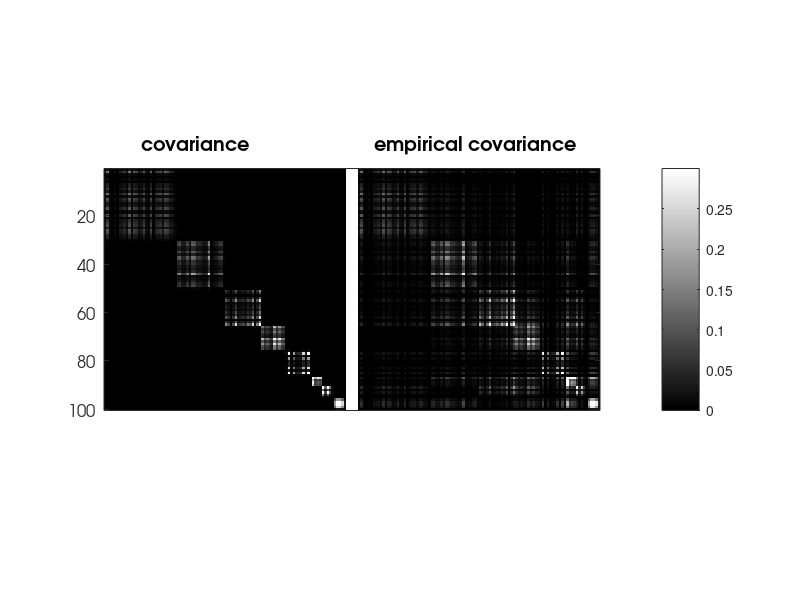
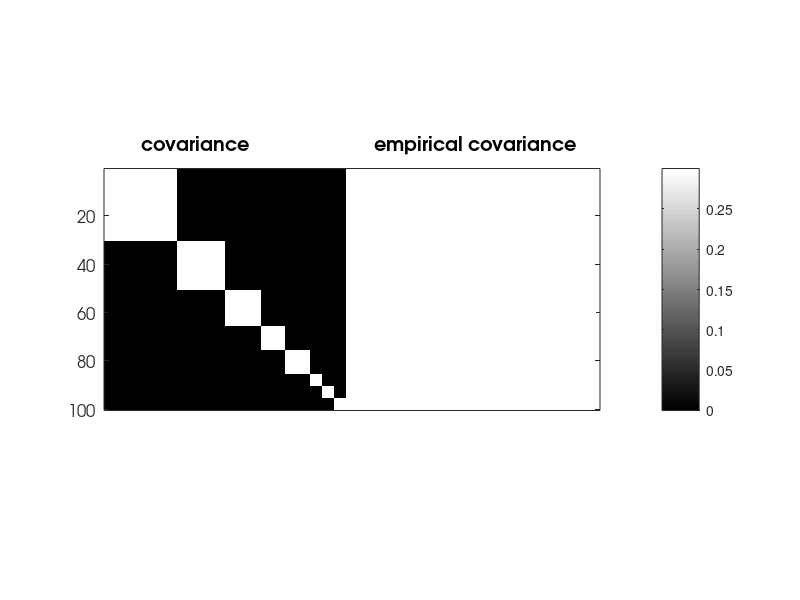

Here is the MATLAB script that generated these plots, in order: (Note: this script raises an error after producing the figures.)
%
%        SYNTHETIC EXPERIMENT FOR REGULARIZED k-SPCA
%
% Regularized problem for simultaneaously sparse and low rank matrices
%
%       min_X |A-X|^2+lambda*|X|_1+mu*|X|_tr
%
%
%
% 
%%%%%%%%%%%%
% Marina Vinyes and Guillaume Obozinski, 2016
% %%%%%%%%%%%%

%% add paths
clc; clear all;
addpath('../main');
addpath('../active-set');
addpath('../atom-selection');
addpath('../utils');
addpath('../other');

%% Experimental Setting
% n: nb samples 
% p: dimension
% k: block size kxk
% lambda: regularization parameter
% sigma: noise
n=20;
p=100;
sigma=0;
lambda=1;
mu=1;

%% block diagonal covariance with 5 blocks of different sizes
block_sz=[30 20 15 10 10 5 5 5];
nblocs=length(block_sz);
a=cell(1,nblocs);
C=zeros(p);
deb=1;
for i=1:nblocs %nombre de blocs
    fin=deb+block_sz(i)-1;
    a{i}=sparse(p,1);
    a{i}(deb:fin,1)=randn(block_sz(i),1);
    a{i}=a{i}/norm(a{i});
    C=C+a{i}*a{i}';
    deb=deb+block_sz(i);
end

%% output
out_as.cpu=[];
out_as.na=[];
out_as.qp=[];
out_as.hessian=[];
out_as.time=[];
out_bcd.cpu=[];
out_cndg.cpu=[];

%% data
moy = zeros(1,p); % vector of means
Y = mvnrnd(moy, C+sigma^2*eye(p), n)';
S=cov(Y');

%%
%% fcgan
param.method='asqp';
param.lambda=lambda;
param.mu=mu;
param.max_nb_atoms=500; % Right now the code assumes that both are the same
param.max_nb_iter=500;
max_iter_fw=500;
param.epsStop=1e-5;
param.debug=false;
param.lmo=@lmo_chain_lgl;
param.ws=1;

%%
figure(1);
imagesc([abs(C(1:100,1:100)) ones(100,5) abs(S(1:100,1:100))]); colormap gray;
hTitle=title('   covariance                         empirical covariance');
% set(gca,'XTick',0:20:135,'YTick',0:10:40);
h1=xlabel('');
h2=ylabel('');
set(h1,'Visible','off');
set(gca,'FontName','AvantGarde','FontWeight','normal','FontSize',12);
set(hTitle,'FontName','AvantGarde','FontSize',14,'FontWeight','bold');
set(h2,'FontName','AvantGarde','FontSize',14,'FontWeight','normal');
set(gca,'xtick',[])
caxis([0, 0.3]);
colorbar;
pbaspect([(2*100+5)/100 1 1]);

figure(2);
imagesc([(C(1:100,1:100)~=0) ones(100,5) (S(1:100,1:100)~=0)]); colormap gray;
hTitle=title('   covariance                         empirical covariance');
% set(gca,'XTick',0:20:135,'YTick',0:10:40);
h1=xlabel('');
h2=ylabel('');
set(h1,'Visible','off');
set(gca,'FontName','AvantGarde','FontWeight','normal','FontSize',12);
set(hTitle,'FontName','AvantGarde','FontSize',14,'FontWeight','bold');
set(h2,'FontName','AvantGarde','FontSize',14,'FontWeight','normal');
set(gca,'xtick',[])
caxis([0, 0.3]);
colorbar;
pbaspect([(2*100+5)/100 1 1]);

%% algorithm
[x, as, hist, iter] = cgan_tr_l1(S,param);



% %% param
% 
% param.f=4;
% param.diag=0;
% param.PSD=true;
% param.max_nb_main_loop=20;
% param.powerIter=100;
% param.stPtPowerIter=1000;
% param.niterPS=10000;%5000
% param.epsStop=1e-8;
% param.PSdualityEpsilon=1e-3;
% param.k=0;
% param.PSmu=0; %strong convexity
% param.verbose=1;
% param.debug=0;
% param.sloppy=0;
% param.max_nb_atoms=param.max_nb_main_loop*param.niterPS;
% param.cardfun=inf*ones(1,p);
% param.cardfun(10)=1;
% %%
% 
% param.lambda=lambda;
% %% as quadprog
% param.opt='asqp';
% [Z_as, ActiveSet_as, hist_as, param_as, flaga_as, it_as] = cgan_spca(inputData,param);
% dg_as=hist_as.dg_sup;
% tt_as=hist_as.time_sup;
% fprintf('lambda=%f\n',lambda);
% fprintf('......tt=%f dg=%f\n',hist_as.time(end),hist_as.dg(end));
% 
% %% as quadprog
% param.sloppy=0;
% param.max_nb_main_loop=10;
% param.opt='proxbcd';
% param.nbMainLoop=20;
% [Z_bcd, ActiveSet_bcd, hist_bcd, param_bcd, flag_bcd,it_bcd] = cgan_spca(inputData,param);
% fprintf('......tt=%f dg=%f\n',hist_bcd.time(end),hist_bcd.dg(end));
% dg_bcd=hist_bcd.dg_sup;
% tt_bcd=hist_bcd.time_sup;
% 
% 
% %% Duality Gap Figure
% 
% xplot{1}=tt_bcd;
% xplot{2}=tt_as;
% yplot{1}=dg_bcd;
% yplot{2}=dg_as;
% colors = [0 0 0
%     1 0 0];
% legendStr={'bcd','cg'};
% 
% figure(1)
% for i=1:2
% loglog(xplot{i},yplot{i},'-','LineWidth',2,'Color',colors(i,:),'DisplayName',legendStr{i}); 
% hold on
% end
% title('duality gap lgl');
% legend('show','Location','southwest');
% grid on
% hold off
% 
% 
% xplot{1}=hist_bcd.time;
% xplot{2}=hist_as.time;
% yplot{1}=hist_bcd.dg;
% yplot{2}=hist_as.dg;
% colors = [0 0 0
%     1 0 0];
% legendStr={'bcd','cg'};
% 
% figure(2)
% for i=1:2
% loglog(xplot{i},yplot{i},'-','LineWidth',2,'Color',colors(i,:),'DisplayName',legendStr{i}); 
% hold on
% end
% title('duality gap lgl');
% legend('show','Location','southwest');
% grid on
% hold off
% 
